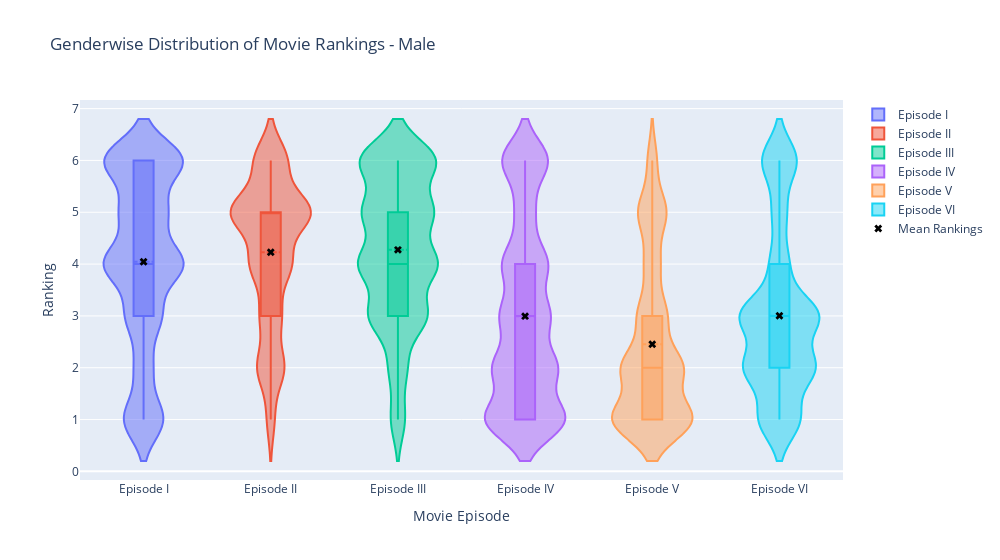
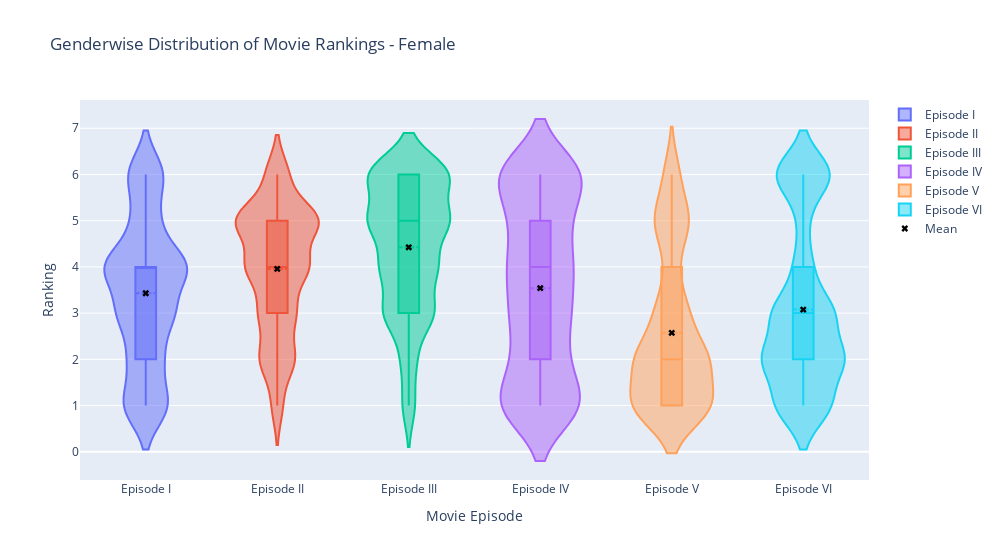

The notebook cell saved with these charts, in order:
### Code cell
import plotly.graph_objects as go

fig = go.Figure()

for col in male_ranking_cols.columns:
    fig.add_trace(go.Violin(
        y=male_ranking_cols[col],
        name= col,  # Name of episode
        box_visible = True,  # To show box plot inside violin
        meanline_visible=True, # To show mean line
        bandwidth=0.4
))
    # Add the mean values as a separate trace (optional, to highlight the mean rankings)
fig.add_trace(go.Scatter(
    x=male_ranking_mean.index,
    y=male_ranking_mean.values,
    mode='markers',
    name='Mean Rankings',
    marker=dict(color='black', size=7, symbol='x')
))

fig.update_layout(
    title = 'Genderwise Distribution of Movie Rankings - Male',
    xaxis_title= 'Movie Episode',
    yaxis_title = 'Ranking',
    violingap=0.1,
    width= 1000
)
fig.show()


fig = go.Figure()

for col in female_ranking_cols.columns:
    fig.add_trace(go.Violin(
        y = female_ranking_cols[col],
        name=col,
        box_visible=True,
        meanline_visible=True,
    ))

fig.add_trace(go.Scatter(
    x=female_ranking_mean.index,
    y= female_ranking_mean.values,
    mode='markers',
    marker=dict(color='black', symbol='x'), 
    name='Mean'
    
))

fig.update_layout(width=1000,
    xaxis_title='Movie Episode',
    yaxis_title='Ranking',
    violingap=0.1,
    title= 'Genderwise Distribution of Movie Rankings - Female'
)

fig.show()

### Figure 1 — Plotly figure (JSON) as saved in the notebook; plotly's stock layout.template omitted (floating-point values rounded to 4 significant figures; data arrays with more than 128 entries replaced by an {"elided": "..."} marker saying what was removed)
{"data": [{"bandwidth": 0.4, "box": {"visible": true}, "meanline": {"visible": true}, "name": "Episode I", "type": "violin", "y": {"elided": "422 int values"}}, {"bandwidth": 0.4, "box": {"visible": true}, "meanline": {"visible": true}, "name": "Episode II", "type": "violin", "y": {"elided": "422 int values"}}, {"bandwidth": 0.4, "box": {"visible": true}, "meanline": {"visible": true}, "name": "Episode III", "type": "violin", "y": {"elided": "422 int values"}}, {"bandwidth": 0.4, "box": {"visible": true}, "meanline": {"visible": true}, "name": "Episode IV", "type": "violin", "y": {"elided": "422 int values"}}, {"bandwidth": 0.4, "box": {"visible": true}, "meanline": {"visible": true}, "name": "Episode V", "type": "violin", "y": {"elided": "422 int values"}}, {"bandwidth": 0.4, "box": {"visible": true}, "meanline": {"visible": true}, "name": "Episode VI", "type": "violin", "y": {"elided": "422 int values"}}, {"marker": {"color": "black", "size": 7, "symbol": "x"}, "mode": "markers", "name": "Mean Rankings", "type": "scatter", "x": ["Episode I", "Episode II", "Episode III", "Episode IV", "Episode V", "Episode VI"], "y": [4.045, 4.23, 4.275, 2.995, 2.453, 3.002]}], "layout": {"title": {"text": "Genderwise Distribution of Movie Rankings - Male"}, "violingap": 0.1, "width": 1000, "xaxis": {"title": {"text": "Movie Episode"}}, "yaxis": {"title": {"text": "Ranking"}}}}

### Figure 2 — Plotly figure (JSON) as saved in the notebook; plotly's stock layout.template omitted (floating-point values rounded to 4 significant figures; data arrays with more than 128 entries replaced by an {"elided": "..."} marker saying what was removed)
{"data": [{"box": {"visible": true}, "meanline": {"visible": true}, "name": "Episode I", "type": "violin", "y": {"elided": "396 int values"}}, {"box": {"visible": true}, "meanline": {"visible": true}, "name": "Episode II", "type": "violin", "y": {"elided": "396 int values"}}, {"box": {"visible": true}, "meanline": {"visible": true}, "name": "Episode III", "type": "violin", "y": {"elided": "396 int values"}}, {"box": {"visible": true}, "meanline": {"visible": true}, "name": "Episode IV", "type": "violin", "y": {"elided": "396 int values"}}, {"box": {"visible": true}, "meanline": {"visible": true}, "name": "Episode V", "type": "violin", "y": {"elided": "396 int values"}}, {"box": {"visible": true}, "meanline": {"visible": true}, "name": "Episode VI", "type": "violin", "y": {"elided": "396 int values"}}, {"marker": {"color": "black", "symbol": "x"}, "mode": "markers", "name": "Mean", "type": "scatter", "x": ["Episode I", "Episode II", "Episode III", "Episode IV", "Episode V", "Episode VI"], "y": [3.429, 3.957, 4.424, 3.54, 2.573, 3.076]}], "layout": {"title": {"text": "Genderwise Distribution of Movie Rankings - Female "}, "violingap": 0.1, "width": 1000, "xaxis": {"title": {"text": "Movie Episode"}}, "yaxis": {"title": {"text": "Ranking"}}}}
